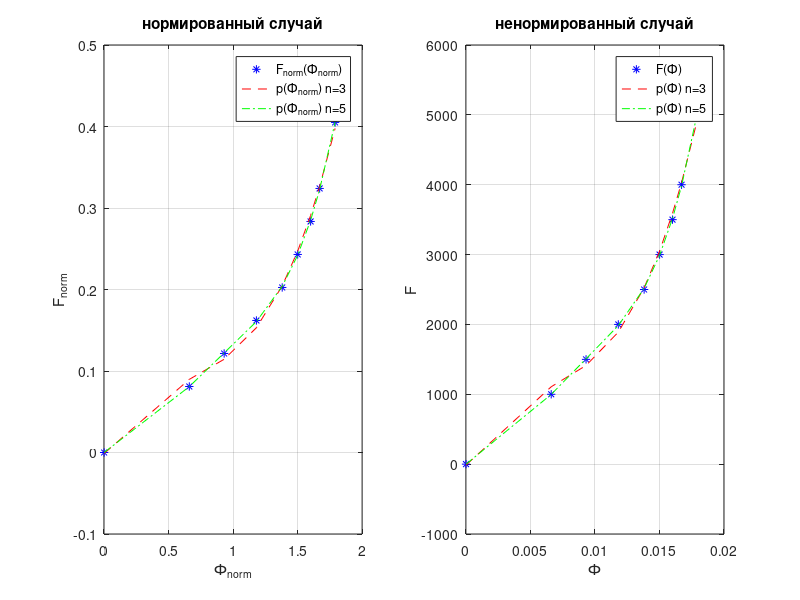

This figure's MATLAB source:
% 4 вар

% очистка экрана и рабочего пространства

clc;
clear;
close;

% описание схемы согласно варианта задания

R_0 = 4;
i_N = 100;
U_N = i_N * R_0;

U_VN = U_N; % 2 з-н Кирхгофа
r_V = 97.2;
i_VN = U_VN / r_V;

w = 3000; % число витков

k = 1000; % множитель для варианта 4

F_N = i_VN * w % номинальная МДС
F = [0 1.0 1.5 2.0 2.5 3.0 3.5 4.0 5.0]' .* k; % ненормированная МДС
F_norm = F ./ F_N; % нормированная МДС

Fi_N = 0.01; % номинальный поток
Fi_norm = ([0 0.66 0.93 1.18 1.38 1.5 1.6 1.67 1.79] + 0.001)'; % нормированный магнитный поток
Fi = Fi_norm.*Fi_N; % ненормированный магнитный поток

% ---------------------------------------------------------

% нормированные величины

% уравнение невязок в матричном виде для n = 3

G3_norm = [];
G3_norm(:,1) = Fi_norm'.^0;
G3_norm(:,2) = Fi_norm'.^1;
G3_norm(:,3) = Fi_norm'.^2;
G3_norm(:,4) = Fi_norm'.^3;

C3_norm = inv(G3_norm'*G3_norm)*(G3_norm'*F_norm);
p3_norm = [C3_norm(4) C3_norm(3) C3_norm(2) C3_norm(1)];
P3_norm = polyval(p3_norm, Fi_norm); % оценивает полиномиальный p3_norm в каждой точке в Fi_norm

% функционал точности для n = 3

Jnorm3 = (F_norm-G3_norm*C3_norm)'*(F_norm-G3_norm*C3_norm)

% уравнение невязок в матричном виде для n = 5

G5_norm = [];
G5_norm(:,1) = Fi_norm'.^0;
G5_norm(:,2) = Fi_norm'.^1;
G5_norm(:,3) = Fi_norm'.^2;
G5_norm(:,4) = Fi_norm'.^3;
G5_norm(:,5) = Fi_norm'.^4;
G5_norm(:,6) = Fi_norm'.^5;

C5_norm = inv(G5_norm'*G5_norm)*(G5_norm'*F_norm);
p5_norm = [C5_norm(6) C5_norm(5) C5_norm(4) C5_norm(3) C5_norm(2) C5_norm(1)];
P5_norm = polyval(p5_norm, Fi_norm);

% функционал точности для n = 5

Jnorm5= (F_norm-G5_norm*C5_norm)'*(F_norm-G5_norm*C5_norm)

% строим правый график

subplot(1, 2, 1); % одно окно по вертикали 2 по горизонтали, работаем с 1-ым окном
plot(Fi_norm, F_norm,'b*', Fi_norm, P3_norm, 'r--', Fi_norm, P5_norm, 'g-.');
legend('F_n_o_r_m(Ф_n_o_r_m)', 'p(Ф_n_o_r_m) n=3', 'p(Ф_n_o_r_m) n=5');
title('нормированный случай');
xlabel('Ф_n_o_r_m');
ylabel('F_n_o_r_m');
grid on;

% ---------------------------------------------------------

% ненормированные величины

% уравнение невязок в матричном виде для n = 3

G3 = [];
G3(:,1) = Fi'.^0;
G3(:,2) = Fi'.^1;
G3(:,3) = Fi'.^2;
G3(:,4) = Fi'.^3;

C3 = inv(G3'*G3)*(G3'*F);
p3 = [C3(4) C3(3) C3(2) C3(1)];
P3 = polyval(p3, Fi);

% функционал точности для n = 3

Jnenorm3 = (F-G3*C3)'*(F-G3*C3)

% уравнение невязок в матричном виде для n = 5

G5 = [];
G5(:,1) = Fi' .^ 0;
G5(:,2) = Fi' .^ 1;
G5(:,3) = Fi' .^ 2;
G5(:,4) = Fi' .^ 3;
G5(:,5) = Fi' .^ 4;
G5(:,6) = Fi' .^ 5;

C5 = inv(G5'*G5)*(G5'*F);
p5 = [C5(6) C5(5) C5(4) C5(3) C5(2) C5(1)];
P5 = polyval(p5,Fi);

% функционал точности для n = 5

Jnenorm5 = (F-G5*C5)'*(F-G5*C5)

% строим левый график

subplot(1, 2, 2); % работаем с 2-ым окном
plot(Fi, F, 'b*', Fi, P3, 'r--', Fi, P5, 'g-.');
legend('F(Ф)', 'p(Ф) n=3', 'p(Ф) n=5');
title('ненормированный случай');
xlabel('Ф');
ylabel('F');
grid on;